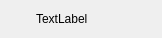
<?xml version="1.0" encoding="UTF-8"?>
<ui version="4.0">
 <class>WordlibCellWidget</class>
 <widget class="QWidget" name="WordlibCellWidget">
  <property name="geometry">
   <rect>
    <x>0</x>
    <y>0</y>
    <width>162</width>
    <height>38</height>
   </rect>
  </property>
  <property name="focusPolicy">
   <enum>Qt::StrongFocus</enum>
  </property>
  <property name="windowTitle">
   <string>Form</string>
  </property>
  <layout class="QHBoxLayout" name="horizontalLayout_2">
   <property name="spacing">
    <number>0</number>
   </property>
   <property name="leftMargin">
    <number>0</number>
   </property>
   <property name="topMargin">
    <number>0</number>
   </property>
   <property name="rightMargin">
    <number>0</number>
   </property>
   <property name="bottomMargin">
    <number>0</number>
   </property>
   <item>
    <layout class="QHBoxLayout" name="horizontalLayout">
     <property name="spacing">
      <number>0</number>
     </property>
     <item>
      <widget class="QWidget" name="widget" native="true">
       <property name="sizePolicy">
        <sizepolicy hsizetype="Fixed" vsizetype="Fixed">
         <horstretch>0</horstretch>
         <verstretch>0</verstretch>
        </sizepolicy>
       </property>
       <property name="minimumSize">
        <size>
         <width>30</width>
         <height>30</height>
        </size>
       </property>
       <property name="maximumSize">
        <size>
         <width>30</width>
         <height>16777215</height>
        </size>
       </property>
       <property name="styleSheet">
        <string notr="true"/>
       </property>
      </widget>
     </item>
     <item>
      <widget class="QLabel" name="label">
       <property name="sizePolicy">
        <sizepolicy hsizetype="Fixed" vsizetype="Fixed">
         <horstretch>0</horstretch>
         <verstretch>0</verstretch>
        </sizepolicy>
       </property>
       <property name="minimumSize">
        <size>
         <width>90</width>
         <height>0</height>
        </size>
       </property>
       <property name="maximumSize">
        <size>
         <width>90</width>
         <height>16777215</height>
        </size>
       </property>
       <property name="styleSheet">
        <string notr="true">color: rgb(0, 0, 0);</string>
       </property>
       <property name="text">
        <string>TextLabel</string>
       </property>
       <property name="alignment">
        <set>Qt::AlignLeading|Qt::AlignLeft|Qt::AlignVCenter</set>
       </property>
      </widget>
     </item>
     <item>
      <widget class="QWidget" name="delete_widget" native="true">
       <property name="minimumSize">
        <size>
         <width>30</width>
         <height>30</height>
        </size>
       </property>
       <property name="maximumSize">
        <size>
         <width>30</width>
         <height>30</height>
        </size>
       </property>
       <widget class="QPushButton" name="delete_push_button">
        <property name="geometry">
         <rect>
          <x>7</x>
          <y>7</y>
          <width>16</width>
          <height>16</height>
         </rect>
        </property>
        <property name="focusPolicy">
         <enum>Qt::ClickFocus</enum>
        </property>
        <property name="styleSheet">
         <string notr="true">image: url(:/image/delete.svg);
border : 0px solid;</string>
        </property>
        <property name="text">
         <string/>
        </property>
        <property name="flat">
         <bool>true</bool>
        </property>
       </widget>
      </widget>
     </item>
    </layout>
   </item>
  </layout>
 </widget>
 <resources/>
 <connections/>
</ui>
